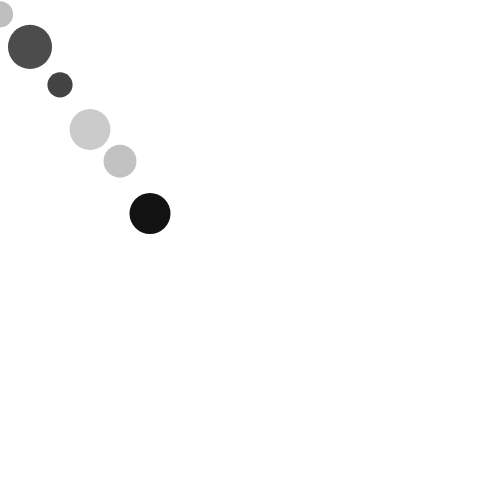
Frame 1 (no input)
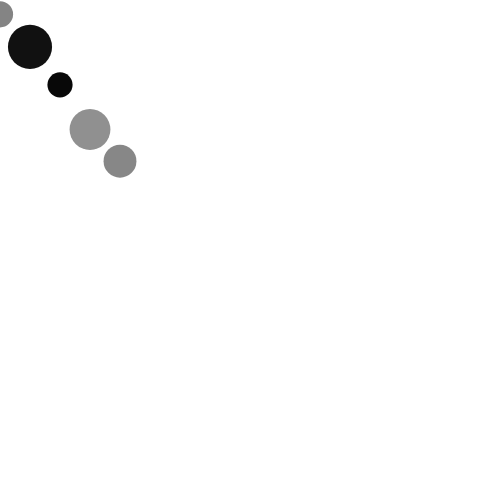
Frame 60 (no input)
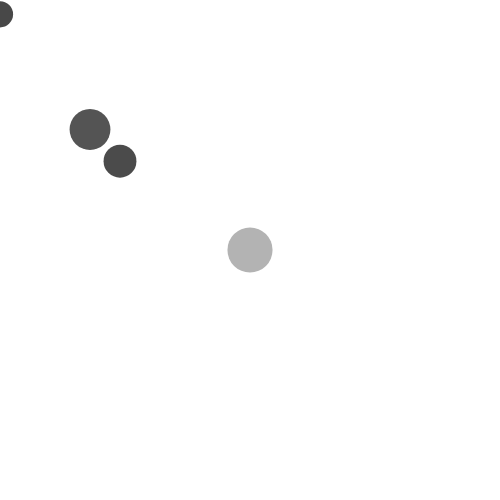
Frame 120 (the mouse pressed at the canvas centre since frame 60)

The p5.js sketch that drew these frames (run headless with seeded random() and noise() and a simulated clock; from frame 60 on, the mouse is pressed at the canvas centre):

// p5.js sketch
// ── sketch.js
/*
 * Basic  Drawing 基础图形绘画
 * Yuli Cai 蔡雨利 2017
 */

// Example 4-4: .splice removing elements from an array
// 示例4-4:从一个数组中减少元素


// 这里的bubble是一个数值的集合体，里面包含了画一个ellipse所需要的三个数值
let myBubbles = [];
let myBubbleNum = 6;

function setup() {
    createCanvas(500, 500);
    noStroke();
    // 在setup中定义了数组中每一个元素是什么，非弹性的，定义一次就可以
    for (let i = 0; i < myBubbleNum; i++) {
        myBubbles[i] = {
            x: i * 30,
            y: i * 40 + random(20),
            size: random(20, 50),
            lifespan: random(255)
        };
    }

}

function draw() {
    background(255);
    // 思考： 为什么不用myBubbleNum而用myBubbles.length
    for (let i = 0; i < myBubbles.length; i++) {
        fill(myBubbles[i].lifespan);
        ellipse(myBubbles[i].x, myBubbles[i].y, myBubbles[i].size);
        myBubbles[i].lifespan--;
    }

    // 思考：为什么是myBubbles.length-1, 与index相关
    for (let i = myBubbles.length - 1; i >= 0; i--) {
        if (myBubbles[i].lifespan <= 0) {
            myBubbles.splice(i, 1);
        }
    }

}

function mousePressed() {
    let newBubble = {
        x:mouseX,
        y:mouseY,
        size:random(20,50),
        lifespan:random(255)
    };
    myBubbles.push(newBubble);
}
